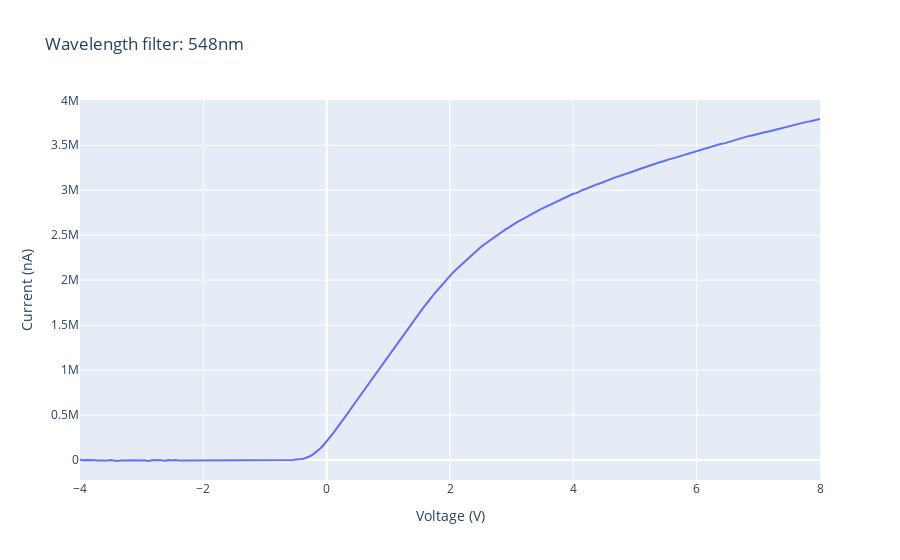

The notebook cell saved with this chart:
### Code cell
# plot df_5
fig = go.Figure()
fig.add_trace(go.Scatter(x=df_5['applied voltage (volts)'], y=df_5['measured current (nanoamps)'], mode='lines'))
fig.update_layout(title='Wavelength filter: 548nm', xaxis_title='Voltage (V)', yaxis_title='Current (nA)')
fig.show()

### Figure 1 — Plotly figure (JSON) as saved in the notebook; plotly's stock layout.template omitted (floating-point values rounded to 4 significant figures; data arrays with more than 128 entries replaced by an {"elided": "..."} marker saying what was removed)
{"data": [{"mode": "lines", "type": "scatter", "x": {"elided": "241 float values"}, "y": {"elided": "241 float values"}}], "layout": {"title": {"text": "Wavelength filter: 548nm"}, "xaxis": {"title": {"text": "Voltage (V)"}}, "yaxis": {"title": {"text": "Current (nA)"}}}}
